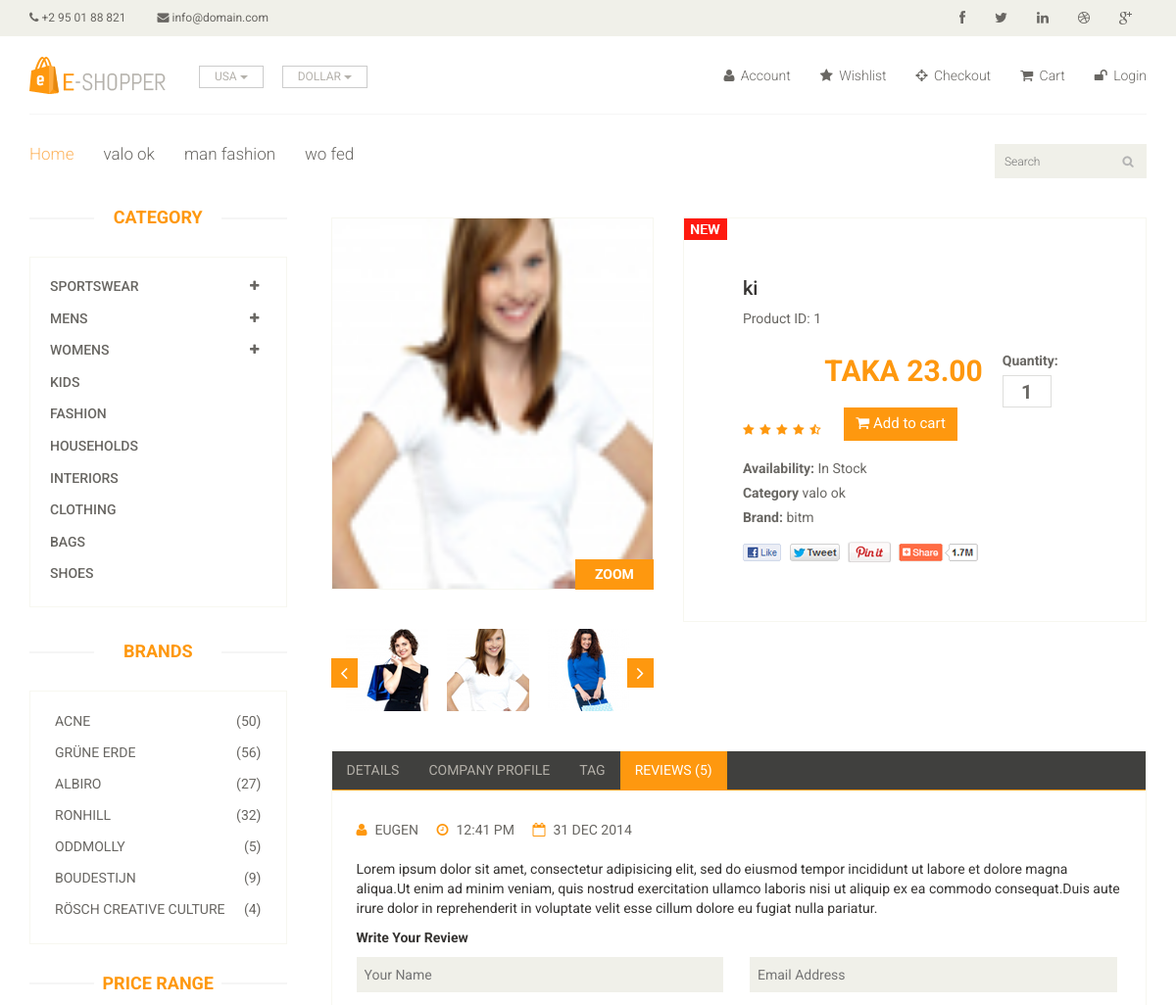
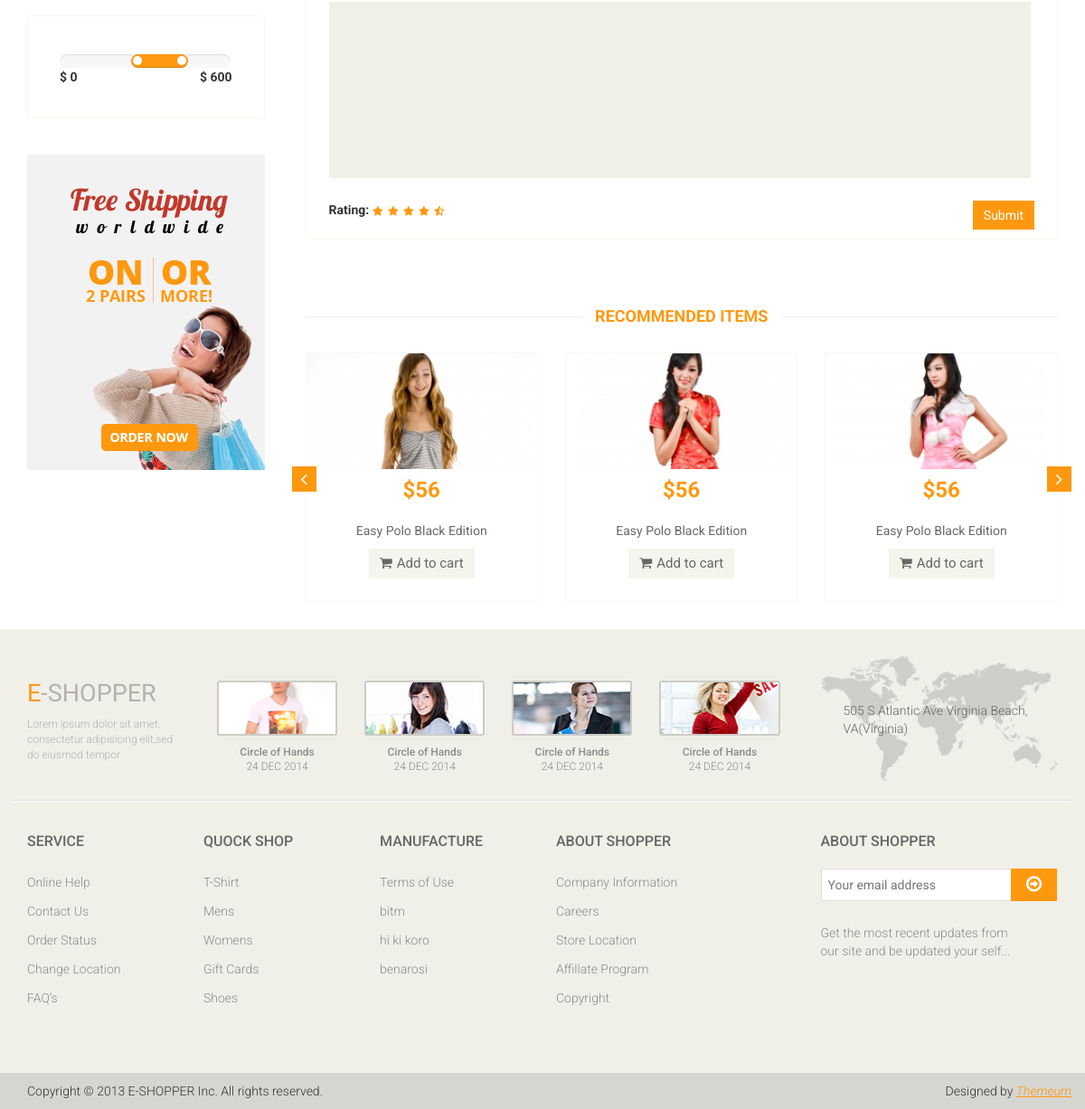
Screenshot of /product_details.php?id=1 with the database file from the repository (2 pictures, top to bottom).
### tables this page shows
CREATE TABLE `tbl_category` (
  `category_id` int(3) NOT NULL,
  `category_name` varchar(100) NOT NULL,
  `category_description` text NOT NULL,
  `category_status` tinyint(1) NOT NULL
);

CREATE TABLE `tbl_product` (
  `product_id` int(11) NOT NULL,
  `product_name` varchar(256) NOT NULL,
  `category_id` int(3) NOT NULL,
  `manufacturer_id` int(3) NOT NULL,
  `product_price` float(10,2) NOT NULL,
  `stock_amount` int(7) NOT NULL,
  `minimum_stock_amount` varchar(5) NOT NULL,
  `product_short_description` text NOT NULL,
  `product_long_description` text NOT NULL,
  `product_image` text NOT NULL,
  `publication_status` tinyint(1) NOT NULL
);

CREATE TABLE `tbl_manufacture` (
  `manufacturer_id` int(3) NOT NULL,
  `manufacturer_name` varchar(100) NOT NULL,
  `manufacturer_description` text NOT NULL,
  `manufacturer_status` tinyint(1) NOT NULL
);

### product_details.php (called while the page is built, shortened)
<?php
include 'index.php';

### classes/application.php (called while the page is built, shortened)
<?php
class Application{
	private $dbconnection;
	public function __construct(){
		$host_name= 'Localhost';
		$user_name ='root';
		$password ='';
		$dbname ='db_shop';
		$this ->dbconnection= mysqli_connect($host_name, $user_name, $password, $dbname);
	}
	public function select_all_published_category(){
		$sql = "SELECT * FROM tbl_category WHERE category_status= 1";
		if(mysqli_query($this->dbconnection, $sql)){
			$query_result = mysqli_query($this->dbconnection, $sql);
			return $query_result;
		}else{
			die("Query problem". mysqli_error($this->dbconnection));
		}
	}
	public function select_all_published_manufacture(){
			$sql = "SELECT * FROM tbl_manufacture WHERE manufacturer_status= 1";
		if(mysqli_query($this->dbconnection, $sql)){
			$query_result = mysqli_query($this->dbconnection, $sql);
			return $query_result;
		}else{
			die("Query problem". mysqli_error($this->dbconnection));
		}
	}
    public function select_info_by_id($product_id){
    	$sql = "SELECT p.*, c.category_name,m.manufacturer_name FROM tbl_product as p,tbl_category as c, tbl_manufacture as m WHERE p.category_id = c.category_id AND p.manufacturer_id = m.manufacturer_id AND product_id ='$product_id'";
    	if(mysqli_query($this->dbconnection, $sql)){
			$query_result = mysqli_query($this->dbconnection, $sql);
			return $query_result;
		}else{
			die("Query problem". mysqli_error($this->dbconnection));
		}
    }
}

### pages/product_content.php (the view, shortened to what this page needs)
<?php
$product_id = $_GET['id'];
$query_result=$obj_app ->select_info_by_id($product_id);
$product_info = mysqli_fetch_assoc($query_result);
?>
<section>
<div class="container">
<div class="row">
<div class="col-sm-3">
	<div class="left-sidebar">
		<h2>Category</h2>
		<div class="panel-group category-products" id="accordian">
			<div class="panel panel-default">
				<div class="panel-heading">
					<h4 class="panel-title">
						<a data-toggle="collapse" data-parent="#accordian" href="#sportswear">
							<span class="badge pull-right"><i class="fa fa-plus"></i></span>
							Sportswear
						</a>
					</h4>
				</div>
			</div>
			<div class="panel panel-default">
				<div class="panel-heading">
					<h4 class="panel-title">
						<a data-toggle="collapse" data-parent="#accordian" href="#mens">
							<span class="badge pull-right"><i class="fa fa-plus"></i></span>
							Mens
						</a>
					</h4>
				</div>
			</div>
			<div class="panel panel-default">
				<div class="panel-heading">
					<h4 class="panel-title">
						<a data-toggle="collapse" data-parent="#accordian" href="#womens">
							<span class="badge pull-right"><i class="fa fa-plus"></i></span>
							Womens
						</a>
					</h4>
				</div>
			</div>
			<div class="panel panel-default">
				<div class="panel-heading">
					<h4 class="panel-title"><a href="#">Kids</a></h4>
				</div>
			</div>
			<div class="panel panel-default">
				<div class="panel-heading">
					<h4 class="panel-title"><a href="#">Fashion</a></h4>
				</div>
			</div>
			<div class="panel panel-default">
				<div class="panel-heading">
					<h4 class="panel-title"><a href="#">Households</a></h4>
				</div>
			</div>
			<div class="panel panel-default">
				<div class="panel-heading">
					<h4 class="panel-title"><a href="#">Interiors</a></h4>
				</div>
			</div>
			<div class="panel panel-default">
				<div class="panel-heading">
					<h4 class="panel-title"><a href="#">Clothing</a></h4>
				</div>
			</div>
			<div class="panel panel-default">
				<div class="panel-heading">
					<h4 class="panel-title"><a href="#">Bags</a></h4>
				</div>
			</div>
			<div class="panel panel-default">
				<div class="panel-heading">
					<h4 class="panel-title"><a href="#">Shoes</a></h4>
				</div>
			</div>
		</div>
		<div class="brands_products">
			<h2>Brands</h2>
			<div class="brands-name">
				<ul class="nav nav-pills nav-stacked">
					<li><a href=""> <span class="pull-right">(50)</span>Acne</a></li>
					<li><a href=""> <span class="pull-right">(56)</span>Grüne Erde</a></li>
					<li><a href=""> <span class="pull-right">(27)</span>Albiro</a></li>
					<li><a href=""> <span class="pull-right">(32)</span>Ronhill</a></li>
					<li><a href=""> <span class="pull-right">(5)</span>Oddmolly</a></li>
					<li><a href=""> <span class="pull-right">(9)</span>Boudestijn</a></li>
					<li><a href=""> <span class="pull-right">(4)</span>Rösch creative culture</a></li>
				</ul>
			</div>
		</div>
		<div class="price-range">
			<h2>Price Range</h2>
			<div class="well">
				 <input type="text" class="span2" value="" data-slider-min="0" data-slider-max="600" data-slider-step="5" data-slider-value="[250,450]" id="sl2" ><br />
				 <b>$ 0</b> <b class="pull-right">$ 600</b>
			</div>
		</div>
		<div class="shipping text-center">
			<img src="images/home/shipping.jpg" alt="" />
		</div>
	</div>
</div>
<div class="col-sm-9 padding-right">
	<div class="product-details">
		<div class="col-sm-5">
			<div class="view-product">
				<img src="asset/<?php echo $product_info['product_image']; ?>" alt="" />
				<h3>ZOOM</h3>
			</div>
			<div id="similar-product" class="carousel slide" data-ride="carousel">
				    <div class="carousel-inner">
						<div class="item active">
						  <a href=""><img src="images/product-details/similar1.jpg" alt=""></a>
						  <a href=""><img src="images/product-details/similar2.jpg" alt=""></a>
						  <a href=""><img src="images/product-details/similar3.jpg" alt=""></a>
						</div>
					</div>
				  <a class="left item-control" href="#similar-product" data-slide="prev">
					<i class="fa fa-angle-left"></i>
				  </a>
				  <a class="right item-control" href="#similar-product" data-slide="next">
					<i class="fa fa-angle-right"></i>
				  </a>
			</div>
		</div>
		<div class="col-sm-7">
			<div class="product-information">
				<img src="images/product-details/new.jpg" class="newarrival" alt="" />
				<h2><?php echo $product_info['product_name']; ?></h2>
				<p>Product ID: <?php echo $product_info['category_id']; ?></p>
				<img src="images/product-details/rating.png" alt="" />
				<span>
					<span>TAKA <?php echo $product_info['product_price']; ?></span>
					<form action="" method="post">
					<label>Quantity:</label>
					<input type="text"  name="product_quantity" value="1" />
					<button type="submite" name="btn" class="btn btn-fefault cart">
						<i class="fa fa-shopping-cart"></i>
						Add to cart
					</button>
					</form>
				</span>
				<p><b>Availability:</b> In Stock</p>
				<p><b>Category</b> <?php echo $product_info['category_name']; ?></p>
				<p><b>Brand:</b> <?php echo $product_info['manufacturer_name']; ?></p>
				<a href=""><img src="images/product-details/share.png" class="share img-responsive"  alt="" /></a>
			</div>
		</div>
	</div>
	<div class="category-tab shop-details-tab">
		<div class="col-sm-12">
			<ul class="nav nav-tabs">
				<li><a href="#details" data-toggle="tab">Details</a></li>
				<li><a href="#companyprofile" data-toggle="tab">Company Profile</a></li>
				<li><a href="#tag" data-toggle="tab">Tag</a></li>
				<li class="active"><a href="#reviews" data-toggle="tab">Reviews (5)</a></li>
			</ul>
		</div>
		<div class="tab-content">
			<div class="tab-pane fade active in" id="reviews" >
				<div class="col-sm-12">
					<ul>
						<li><a href=""><i class="fa fa-user"></i>EUGEN</a></li>
						<li><a href=""><i class="fa fa-clock-o"></i>12:41 PM</a></li>
						<li><a href=""><i class="fa fa-calendar-o"></i>31 DEC 2014</a></li>
					</ul>
					<p>Lorem ipsum dolor sit amet, consectetur adipisicing elit, sed do eiusmod tempor incididunt ut labore et dolore magna aliqua.Ut enim ad minim veniam, quis nostrud exercitation ullamco laboris nisi ut aliquip ex ea commodo consequat.Duis aute irure dolor in reprehenderit in voluptate velit esse cillum dolore eu fugiat nulla pariatur.</p>
					<p><b>Write Your Review</b></p>
					<form action="#">
						<span>
							<input type="text" placeholder="Your Name"/>
							<input type="email" placeholder="Email Address"/>
						</span>
						<textarea name="" ></textarea>
						<b>Rating: </b> <img src="images/product-details/rating.png" alt="" />
						<button type="button" class="btn btn-default pull-right">
							Submit
						</button>
					</form>
				</div>
			</div>
		</div>
	</div>
	<div class="recommended_items">
		<h2 class="title text-center">recommended items</h2>
		<div id="recommended-item-carousel" class="carousel slide" data-ride="carousel">
			<div class="carousel-inner">
				<div class="item active">
					<div class="col-sm-4">
						<div class="product-image-wrapper">
							<div class="single-products">
								<div class="productinfo text-center">
									<img src="images/home/recommend1.jpg" alt="" />
									<h2>$56</h2>
									<p>Easy Polo Black Edition</p>
									<button type="button" class="btn btn-default add-to-cart"><i class="fa fa-shopping-cart"></i>Add to cart</button>
								</div>
							</div>
						</div>
					</div>
					<div class="col-sm-4">
						<div class="product-image-wrapper">
							<div class="single-products">
								<div class="productinfo text-center">
									<img src="images/home/recommend2.jpg" alt="" />
									<h2>$56</h2>
									<p>Easy Polo Black Edition</p>
									<button type="button" class="btn btn-default add-to-cart"><i class="fa fa-shopping-cart"></i>Add to cart</button>
								</div>
							</div>
						</div>
					</div>
					<div class="col-sm-4">
						<div class="product-image-wrapper">
							<div class="single-products">
								<div class="productinfo text-center">
									<img src="images/home/recommend3.jpg" alt="" />
									<h2>$56</h2>
									<p>Easy Polo Black Edition</p>
									<button type="button" class="btn btn-default add-to-cart"><i class="fa fa-shopping-cart"></i>Add to cart</button>
								</div>
							</div>
						</div>
					</div>
				</div>
			</div>
			 <a class="left recommended-item-control" href="#recommended-item-carousel" data-slide="prev">
				<i class="fa fa-angle-left"></i>
			  </a>
			  <a class="right recommended-item-control" href="#recommended-item-carousel" data-slide="next">
				<i class="fa fa-angle-right"></i>
			  </a>
		</div>
	</div>
</div>
</div>
</div>
</section>

### inc/header_bottom.php (shortened to what this page needs)
<?php
$query_result=$obj_app -> select_all_published_category();
?>
<div class="header-bottom">
			<div class="container">
				<div class="row">
					<div class="col-sm-9">
						<div class="mainmenu pull-left">
							<ul class="nav navbar-nav collapse navbar-collapse">
								<li><a href="index.php" class="active">Home</a></li>
						        <?php  while($category_info = mysqli_fetch_assoc($query_result)){ ?>
								<li><a href="category.php?id=<?php echo $category_info['category_id']; ?>"><?php echo $category_info['category_name']; ?></a></li>
								<?php } ?>
							</ul>
						</div>
					</div>
					<div class="col-sm-3">
						<div class="search_box pull-right">
							<input type="text" placeholder="Search"/>
						</div>
					</div>
				</div>
			</div>
		</div>

### inc/footer_widget.php
<?php
$query_result=$obj_app -> select_all_published_manufacture();
?>
<div class="footer-widget">
			<div class="container">
				<div class="row">
					<div class="col-sm-2">
						<div class="single-widget">
							<h2>Service</h2>
							<ul class="nav nav-pills nav-stacked">
								<li><a href="#">Online Help</a></li>
								<li><a href="#">Contact Us</a></li>
								<li><a href="#">Order Status</a></li>
								<li><a href="#">Change Location</a></li>
								<li><a href="#">FAQ’s</a></li>
							</ul>
						</div>
					</div>
					<div class="col-sm-2">
						<div class="single-widget">
							<h2>Quock Shop</h2>
							<ul class="nav nav-pills nav-stacked">
								<li><a href="#">T-Shirt</a></li>
								<li><a href="#">Mens</a></li>
								<li><a href="#">Womens</a></li>
								<li><a href="#">Gift Cards</a></li>
								<li><a href="#">Shoes</a></li>
							</ul>
						</div>
					</div>
					<div class="col-sm-2">
						<div class="single-widget">
							<h2>manufacture</h2>
							<ul class="nav nav-pills nav-stacked">
								<li><a href="#">Terms of Use</a></li>
                               <?php while($manufacture_info = mysqli_fetch_assoc($query_result)){ ?>
								<li><a href="#"><?php echo $manufacture_info['manufacturer_name']; ?></a></li>
								<?php } ?>
							</ul>
						</div>
					</div>
					<div class="col-sm-2">
						<div class="single-widget">
							<h2>About Shopper</h2>
							<ul class="nav nav-pills nav-stacked">
								<li><a href="#">Company Information</a></li>
								<li><a href="#">Careers</a></li>
								<li><a href="#">Store Location</a></li>
								<li><a href="#">Affillate Program</a></li>
								<li><a href="#">Copyright</a></li>
							</ul>
						</div>
					</div>
					<div class="col-sm-3 col-sm-offset-1">
						<div class="single-widget">
							<h2>About Shopper</h2>
							<form action="#" class="searchform">
								<input type="text" placeholder="Your email address" />
								<button type="submit" class="btn btn-default"><i class="fa fa-arrow-circle-o-right"></i></button>
								<p>Get the most recent updates from <br />our site and be updated your self...</p>
							</form>
						</div>
					</div>
				</div>
			</div>
		</div>

### rows the page displays
tbl_category: category_name "valo ok"
tbl_category: category_name "man fashion"
tbl_category: category_name "wo fed"
tbl_product: product_image (picture), product_name "ki", category "1", product_price "23.00", category.category_name "valo ok", manufacturer.manufacturer_name "bitm"
tbl_manufacture: manufacturer_name "bitm"
tbl_manufacture: manufacturer_name "hi ki koro"
tbl_manufacture: manufacturer_name "benarosi"
